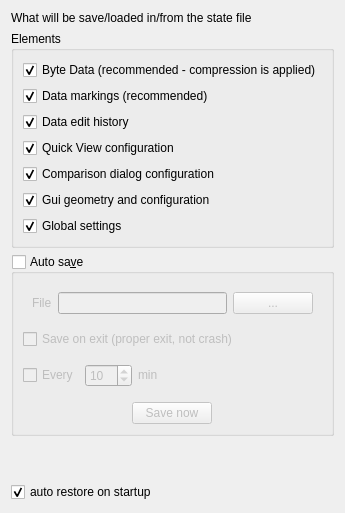
        <widget class="QWidget" name="saveLoadStatePage">
         <layout class="QVBoxLayout" name="verticalLayout_16">
          <item>
           <widget class="QLabel" name="label_9">
            <property name="sizePolicy">
             <sizepolicy hsizetype="Preferred" vsizetype="Maximum">
              <horstretch>0</horstretch>
              <verstretch>0</verstretch>
             </sizepolicy>
            </property>
            <property name="text">
             <string>What will be save/loaded in/from the state file</string>
            </property>
           </widget>
          </item>
          <item>
           <widget class="QGroupBox" name="stateOptionsGroupBox">
            <property name="title">
             <string>Elements</string>
            </property>
            <layout class="QVBoxLayout" name="verticalLayout_17">
             <item>
              <widget class="QCheckBox" name="slByteDataCheckBox">
               <property name="text">
                <string>Byte Data (recommended - compression is applied)</string>
               </property>
               <property name="checked">
                <bool>true</bool>
               </property>
              </widget>
             </item>
             <item>
              <widget class="QCheckBox" name="dataMarkingsCheckBox">
               <property name="text">
                <string>Data markings (recommended)</string>
               </property>
               <property name="checked">
                <bool>true</bool>
               </property>
              </widget>
             </item>
             <item>
              <widget class="QCheckBox" name="dataHistCheckBox">
               <property name="text">
                <string>Data edit history</string>
               </property>
               <property name="checked">
                <bool>true</bool>
               </property>
              </widget>
             </item>
             <item>
              <widget class="QCheckBox" name="quickViewCheckBox">
               <property name="text">
                <string>Quick View configuration</string>
               </property>
               <property name="checked">
                <bool>true</bool>
               </property>
              </widget>
             </item>
             <item>
              <widget class="QCheckBox" name="comparisonCheckBox">
               <property name="text">
                <string>Comparison dialog configuration</string>
               </property>
               <property name="checked">
                <bool>true</bool>
               </property>
              </widget>
             </item>
             <item>
              <widget class="QCheckBox" name="guiPosCheckBox">
               <property name="text">
                <string>Gui geometry and configuration</string>
               </property>
               <property name="checked">
                <bool>true</bool>
               </property>
              </widget>
             </item>
             <item>
              <widget class="QCheckBox" name="globalConfCheckBox">
               <property name="text">
                <string>Global settings</string>
               </property>
               <property name="checked">
                <bool>true</bool>
               </property>
              </widget>
             </item>
            </layout>
           </widget>
          </item>
          <item>
           <widget class="QGroupBox" name="autoSaveGroupBox">
            <property name="title">
             <string>Auto sa&amp;ve</string>
            </property>
            <property name="checkable">
             <bool>true</bool>
            </property>
            <property name="checked">
             <bool>false</bool>
            </property>
            <layout class="QVBoxLayout" name="verticalLayout_18">
             <item>
              <widget class="QWidget" name="fileSaveWidget" native="true">
               <property name="sizePolicy">
                <sizepolicy hsizetype="Preferred" vsizetype="Maximum">
                 <horstretch>0</horstretch>
                 <verstretch>0</verstretch>
                </sizepolicy>
               </property>
               <layout class="QHBoxLayout" name="horizontalLayout_8">
                <item>
                 <widget class="QLabel" name="fileLabel">
                  <property name="text">
                   <string>File</string>
                  </property>
                 </widget>
                </item>
                <item>
                 <widget class="QLineEdit" name="fileSaveLineEdit"/>
                </item>
                <item>
                 <widget class="QPushButton" name="fileSavePushButton">
                  <property name="text">
                   <string>...</string>
                  </property>
                 </widget>
                </item>
               </layout>
              </widget>
             </item>
             <item>
              <widget class="QCheckBox" name="saveOnExitCheckBox">
               <property name="text">
                <string>Save on exit (proper exit, not crash)</string>
               </property>
              </widget>
             </item>
             <item>
              <widget class="QWidget" name="timerSaveWidget" native="true">
               <property name="sizePolicy">
                <sizepolicy hsizetype="Preferred" vsizetype="Maximum">
                 <horstretch>0</horstretch>
                 <verstretch>0</verstretch>
                </sizepolicy>
               </property>
               <layout class="QHBoxLayout" name="horizontalLayout_7">
                <property name="leftMargin">
                 <number>0</number>
                </property>
                <item>
                 <widget class="QCheckBox" name="timerSaveCheckBox">
                  <property name="sizePolicy">
                   <sizepolicy hsizetype="Maximum" vsizetype="Fixed">
                    <horstretch>0</horstretch>
                    <verstretch>0</verstretch>
                   </sizepolicy>
                  </property>
                  <property name="text">
                   <string>Every</string>
                  </property>
                 </widget>
                </item>
                <item>
                 <widget class="QSpinBox" name="timerSaveSpinBox">
                  <property name="sizePolicy">
                   <sizepolicy hsizetype="Maximum" vsizetype="Fixed">
                    <horstretch>0</horstretch>
                    <verstretch>0</verstretch>
                   </sizepolicy>
                  </property>
                  <property name="minimum">
                   <number>1</number>
                  </property>
                  <property name="maximum">
                   <number>120</number>
                  </property>
                  <property name="value">
                   <number>10</number>
                  </property>
                 </widget>
                </item>
                <item>
                 <widget class="QLabel" name="minutesLabel">
                  <property name="sizePolicy">
                   <sizepolicy hsizetype="Preferred" vsizetype="Maximum">
                    <horstretch>0</horstretch>
                    <verstretch>0</verstretch>
                   </sizepolicy>
                  </property>
                  <property name="text">
                   <string>min</string>
                  </property>
                 </widget>
                </item>
               </layout>
              </widget>
             </item>
             <item alignment="Qt::AlignHCenter">
              <widget class="QPushButton" name="saveNowPushButton">
               <property name="sizePolicy">
                <sizepolicy hsizetype="Maximum" vsizetype="Fixed">
                 <horstretch>0</horstretch>
                 <verstretch>0</verstretch>
                </sizepolicy>
               </property>
               <property name="text">
                <string>Save now</string>
               </property>
              </widget>
             </item>
            </layout>
           </widget>
          </item>
          <item>
           <spacer name="verticalSpacer_5">
            <property name="orientation">
             <enum>Qt::Vertical</enum>
            </property>
            <property name="sizeHint" stdset="0">
             <size>
              <width>20</width>
              <height>40</height>
             </size>
            </property>
           </spacer>
          </item>
          <item>
           <widget class="QCheckBox" name="autoRestoreCheckBox">
            <property name="toolTip">
             <string>Auto restore the state on startup from the default save file</string>
            </property>
            <property name="text">
             <string>auto restore on startup</string>
            </property>
            <property name="checked">
             <bool>true</bool>
            </property>
           </widget>
          </item>
         </layout>
        </widget>
